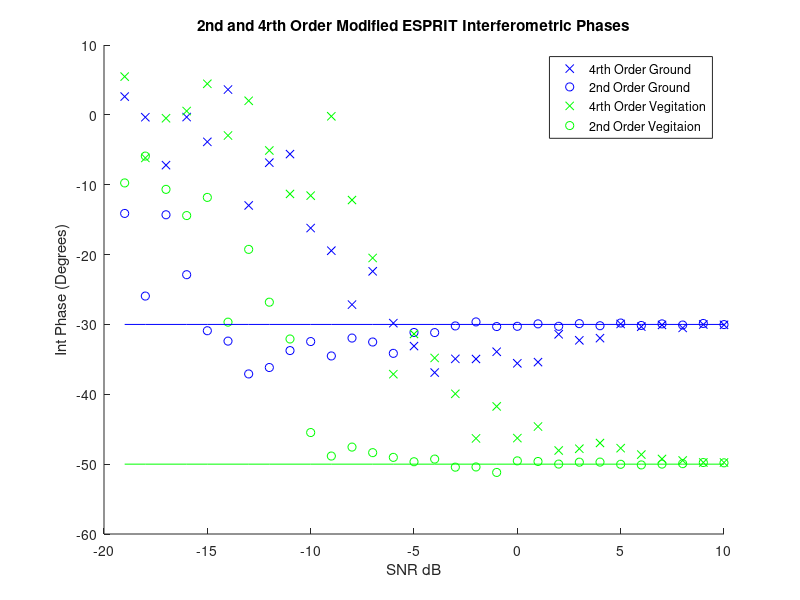

Recreate this plot in MATLAB.
%% Afric_Sim_test_ESPRIT
clc;clear;
%% Initializations
alpha = 1; %ground weighting factor
beta = 1;   %veg weighting factor
eye_w = 0.3737;

Pol_ground = [1;-1;0]./sqrt(2);
Pol_vegitation = [1;1;1]./sqrt(3);
G_O = 30;
ground_offset = G_O*pi/180; % ground interferomitry offset
V_O = 50;
vegitation_offset = V_O*pi/180;    % veg interferomitry offset


Averaged_samples = 100;
Window = 81;    %size of window
SNR_samples = 30;
%
ground_phase_4=zeros(SNR_samples,1);
ground_mag_4=zeros(SNR_samples,1);
ground_phase_2=zeros(SNR_samples,1);
ground_mag_2=zeros(SNR_samples,1);

vegitation_phase_4=zeros(SNR_samples,1);
vegitation_mag_4=zeros(SNR_samples,1);
vegitation_phase_2=zeros(SNR_samples,1);
vegitation_mag_2=zeros(SNR_samples,1);

forth_order = 6;
sort_ground_4 = zeros(forth_order,1);
sort_vegetation_4 = zeros(forth_order,1);


second_order = 3;
sort_ground_2 = zeros(second_order,1);
sort_vegetation_2 = zeros(second_order,1);
ground_phase_est_fourth = zeros(1,SNR_samples);
SNR = zeros(1,SNR_samples);
%% Matrix Construction
for SNR_sample = (1:SNR_samples);
    
    SNR(SNR_sample)=SNR_sample-20;
    Noise = (10^(-SNR(SNR_sample)/20))/sqrt(3);
    
    for unusedvariable = 1:Averaged_samples
        
        g =  Pol_ground*(sqrt(-2*log(1-rand(1,Window))).*exp(1i*2*pi*rand(1,Window)));
        v =  Pol_vegitation*(sqrt(-2*log(1-rand(1,Window))).*exp(1i*2*pi*rand(1,Window)));
        
        s1 = alpha*g + beta*v;
        s2 = alpha*exp(1i*ground_offset)*g + beta*exp(1i*vegitation_offset)*v;
        
        s1_Noise = s1 + Noise*sqrt(-2*log(1-rand(second_order,Window))).*exp(1i*2*pi*rand(second_order,Window));
        s2_Noise = s2 + Noise*sqrt(-2*log(1-rand(second_order,Window))).*exp(1i*2*pi*rand(second_order,Window));
        
        
        %% Fourth Order ESPRIT
        S1_4=[s1_Noise(1,:).*s1_Noise(1,:)
            s1_Noise(2,:).*s1_Noise(2,:)
            s1_Noise(3,:).*s1_Noise(3,:)
            s1_Noise(1,:).*s1_Noise(2,:)
            s1_Noise(1,:).*s1_Noise(3,:)
            s1_Noise(2,:).*s1_Noise(3,:)];
        
        S2_4=[s2_Noise(1,:).*s2_Noise(1,:)
            s2_Noise(2,:).*s2_Noise(2,:)
            s2_Noise(3,:).*s2_Noise(3,:)
            s2_Noise(1,:).*s2_Noise(2,:)
            s2_Noise(1,:).*s2_Noise(3,:)
            s2_Noise(2,:).*s2_Noise(3,:)];
        
        R1_4 = S1_4*S1_4'/Window;
        R2_4 = S1_4*S2_4'/Window;
        
        [eigenvec_4,eigenval_4] = eig(pinv(R1_4 + eye_w*eye(6))*R2_4);
        
        for i = 1:forth_order
            sort_ground_4(i) = (abs(eigenval_4(i,i)))*(abs(eigenvec_4(1,i))^2 + abs(eigenvec_4(2,i))^2 + abs(eigenvec_4(4,i))^2);
            sort_vegetation_4(i) = (abs(eigenval_4(i,i)))*(abs(eigenvec_4(3,i))^2 + abs(eigenvec_4(5,i))^2 + abs(eigenvec_4(6,i))^2);
        end       
        
        [~,srt_g_4] = sort(sort_ground_4,'descend');
        [~,srt_v_4] = sort(sort_vegetation_4,'descend');
        
        ground_phase_4(SNR_sample) = ground_phase_4(SNR_sample) + 0.5*angle(eigenval_4(srt_g_4(1),srt_g_4(1)))/Averaged_samples;
        vegitation_phase_4(SNR_sample) = vegitation_phase_4(SNR_sample) + 0.5*angle(eigenval_4(srt_v_4(1),srt_v_4(1)))/Averaged_samples;
%         ground_phase_est_fourth(SNR_sample) = ground_phase_est_fourth(SNR_sample)...
%             + ((ground_offset - abs(0.5*angle(eigenval_4(srt_g_4(1),srt_g_4(1)))))^2)/Averaged_samples;
        
        %% Second Order ESPRIT
        S1_2 = [s1_Noise(1,:)
            s1_Noise(2,:)
            s1_Noise(3,:)];
        
        S2_2 = [s2_Noise(1,:)
            s2_Noise(2,:)
            s2_Noise(3,:)];
        
        R1_2 = S1_2*S1_2'/Window;
        R2_2 = S1_2*S2_2'/Window;
        
        [eigenvec_2,eigenval_2] = eig(pinv(R1_2 + eye_w*eye(3))*R2_2);
        
        [~,srt_2]=sort(abs(diag(eigenval_2)),'descend');
        
        Leig_copol = abs(eigenvec_2(1,srt_2(1)))^2 + abs(eigenvec_2(2,srt_2(1)))^2;
        SLeig_copol = abs(eigenvec_2(1,srt_2(2)))^2 + abs(eigenvec_2(2,srt_2(2)))^2;
        
        if (Leig_copol >= SLeig_copol)
            
            ground_phase_2(SNR_sample) = ground_phase_2(SNR_sample) + angle(eigenval_2(srt_2(1),srt_2(1)))/Averaged_samples;
            ground_mag_2(SNR_sample) = ground_mag_2(SNR_sample) + abs(eigenval_2(srt_2(1),srt_2(1)))/Averaged_samples;
            
            vegitation_phase_2(SNR_sample) = vegitation_phase_2(SNR_sample) + angle(eigenval_2(srt_2(2),srt_2(2)))/Averaged_samples;
            vegitation_mag_2(SNR_sample) = vegitation_mag_2(SNR_sample) + abs(eigenval_2(srt_2(2),srt_2(2)))/Averaged_samples;
            
        else
            
            ground_phase_2(SNR_sample) = ground_phase_2(SNR_sample) + angle(eigenval_2(srt_2(2),srt_2(2)))/Averaged_samples;
            ground_mag_2(SNR_sample) = ground_mag_2(SNR_sample) + abs(eigenval_2(srt_2(2),srt_2(2)))/Averaged_samples;
            
            vegitation_phase_2(SNR_sample) = vegitation_phase_2(SNR_sample) + angle(eigenval_2(srt_2(1),srt_2(1)))/Averaged_samples;
            vegitation_mag_2(SNR_sample) = vegitation_mag_2(SNR_sample) + abs(eigenval_2(srt_2(1),srt_2(1)))/Averaged_samples;
            
        end
        
    end
end
ground_phase_est_fourth_mnsqrd = sqrt(ground_phase_est_fourth)*180/pi;
%% Plotting Results

figure(1);
title('2nd and 4rth Order Modified ESPRIT Interferometric Phases');
xlabel('SNR dB');ylabel('Int Phase (Degrees)');
hold on;
plot(SNR,ground_phase_4*180/pi,'bx');
plot(SNR,ground_phase_2*180/pi,'bo');
plot(SNR,vegitation_phase_4*180/pi,'gx');
plot(SNR,vegitation_phase_2*180/pi,'go');
plot(SNR,-V_O*ones(1,SNR_samples),'g');
plot(SNR,-G_O*ones(1,SNR_samples),'b');
legend('4rth Order Ground','2nd Order Ground','4rth Order Vegitation','2nd Order Vegitaion','Location','northeast')
hold off
% 
% figure(2);title('RMS Error (dB)')
% plot(SNR,(ground_phase_est_fourth_mnsqrd),'black');
% xlabel('SNR');ylabel('RMS Error(dB)')

% figure(2)
% title('2nd and 4rth Order Modified ESPRIT Coherance');
% xlabel('SNR (dB)');ylabel('Maginitude')
% hold on;
% plot(SNR,ground_mag_4,'bx');
% plot(SNR,ground_mag_2,'bo');
% plot(SNR,vegitation_mag_4,'gx');
% plot(SNR,vegitation_mag_2,'go');
% legend('4rth Order Ground Coherance','2nd Order Ground Coherancee','4rth Order Vegitation Coherance','2nd Order Vegitation Coherancee','Location','southeast');
% hold off;
